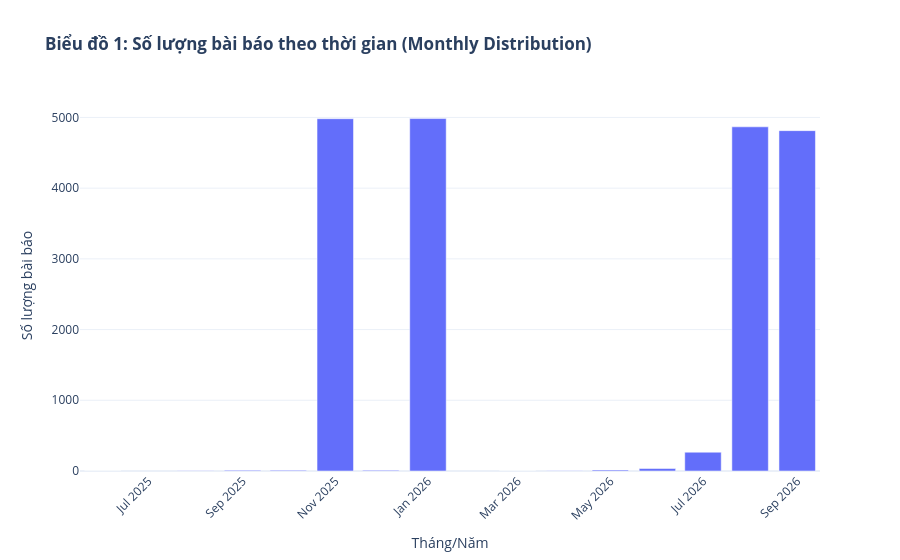
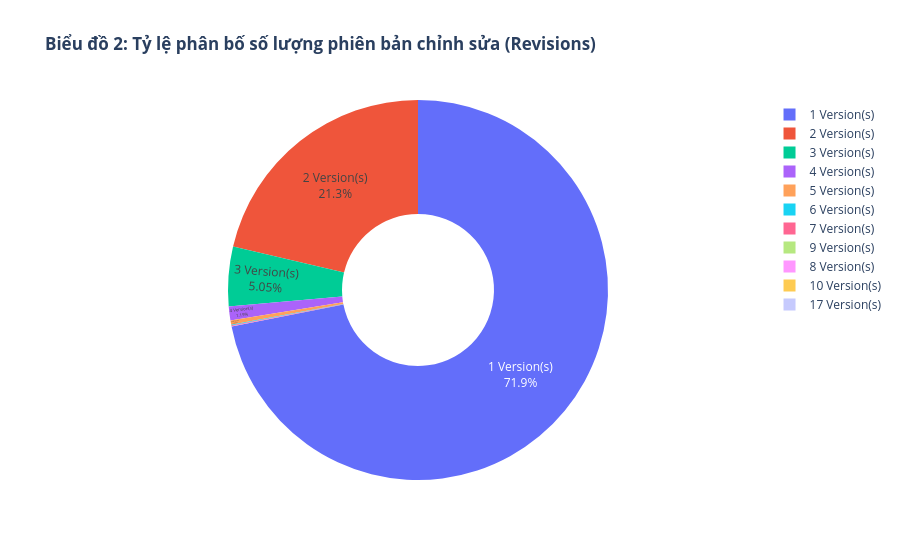

The code cell stored with these charts, in order, in its notebook:
### Code cell
# 1. Biểu đồ phân bố theo thời gian nộp (Submission Date)
if 'submission_date' in df.columns:
    df['submission_date'] = pd.to_datetime(df['submission_date'], errors='coerce')
    df['year_month'] = df['submission_date'] .dt.to_period('M').astype(str)
    df_time = df.groupby('year_month').size().reset_index(name='paper_count')
    
    fig_time = px.bar(df_time, x='year_month', y='paper_count',
                      title='<b>Biểu đồ 1: Số lượng bài báo theo thời gian (Monthly Distribution)</b>',
                      labels={'year_month': 'Tháng/Năm', 'paper_count': 'Số lượng bài báo'},
                      template='plotly_white')
    fig_time.update_xaxes(tickangle=-45)
    fig_time.show()

# 2. Biểu đồ phân bố số lượng phiên bản (Versions / Revisions)
if 'versions' in df.columns:
    df['version_count'] = df['versions'].apply(lambda x: len(x) if isinstance(x, list) else 1)
    version_dist = df['version_count'].value_counts().sort_index().reset_index()
    version_dist.columns = ['Version_Count', 'Papers']
    version_dist['Version_Count'] = version_dist['Version_Count'].astype(str) + ' Version(s)'
    
    fig_ver = px.pie(version_dist, names='Version_Count', values='Papers',
                     title='<b>Biểu đồ 2: Tỷ lệ phân bố số lượng phiên bản chỉnh sửa (Revisions)</b>',
                     hole=0.4, template='plotly_white')
    fig_ver.update_traces(textposition='inside', textinfo='percent+label')
    fig_ver.show()

### Figure 1 — Plotly figure (JSON) as saved in the notebook; plotly's stock layout.template omitted (floating-point values rounded to 4 significant figures)
{"data": [{"hovertemplate": "Tháng/Năm=%{x}<br>Số lượng bài báo=%{y}<extra></extra>", "legendgroup": "", "marker": {"color": "#636efa", "pattern": {"shape": ""}}, "name": "", "orientation": "v", "showlegend": false, "textposition": "auto", "type": "bar", "x": ["2025-06", "2025-08", "2025-09", "2025-10", "2025-11", "2025-12", "2026-01", "2026-03", "2026-04", "2026-05", "2026-06", "2026-07", "2026-08", "2026-09"], "xaxis": "x", "y": [1, 3, 10, 10, 4982, 10, 4984, 1, 4, 14, 35, 266, 4867, 4813], "yaxis": "y"}], "layout": {"barmode": "relative", "legend": {"tracegroupgap": 0}, "title": {"text": "<b>Biểu đồ 1: Số lượng bài báo theo thời gian (Monthly Distribution)</b>"}, "xaxis": {"anchor": "y", "domain": [0, 1], "tickangle": -45, "title": {"text": "Tháng/Năm"}}, "yaxis": {"anchor": "x", "domain": [0, 1], "title": {"text": "Số lượng bài báo"}}}}

### Figure 2 — Plotly figure (JSON) as saved in the notebook; plotly's stock layout.template omitted (floating-point values rounded to 4 significant figures)
{"data": [{"domain": {"x": [0, 1], "y": [0, 1]}, "hole": 0.4, "hovertemplate": "Version_Count=%{label}<br>Papers=%{value}<extra></extra>", "labels": ["1 Version(s)", "2 Version(s)", "3 Version(s)", "4 Version(s)", "5 Version(s)", "6 Version(s)", "7 Version(s)", "8 Version(s)", "9 Version(s)", "10 Version(s)", "17 Version(s)"], "legendgroup": "", "name": "", "showlegend": true, "textinfo": "percent+label", "textposition": "inside", "type": "pie", "values": [14384, 4264, 1011, 237, 75, 12, 10, 1, 4, 1, 1]}], "layout": {"legend": {"tracegroupgap": 0}, "title": {"text": "<b>Biểu đồ 2: Tỷ lệ phân bố số lượng phiên bản chỉnh sửa (Revisions)</b>"}}}
